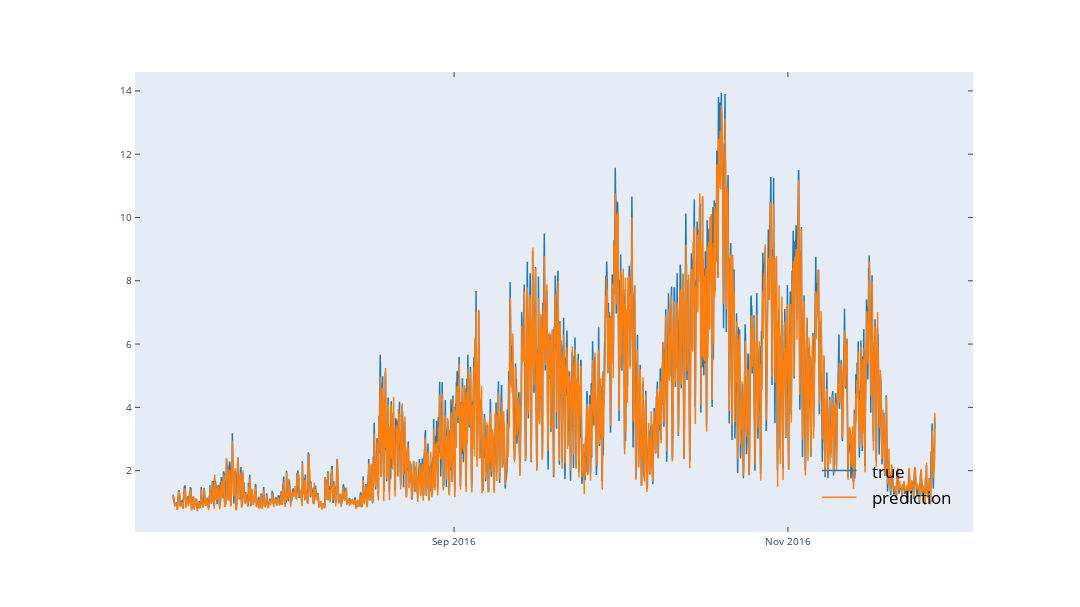

Source (notebook cell):
### Code cell
y_pred = model.predict(MLdb.test_x)
# y_pred = MLdb.naive_predictive().to_numpy()
horizon = 6
scale = 0.75
plot = plt.figure(figsize=(scale*1920/my_dpi, scale*1080/my_dpi))
plt.plot(MLdb.test_y.iloc[:,horizon-1],label = 'true')
plt.plot(MLdb.test_x.index,y_pred[:,horizon-1], label = 'prediction')
plt.legend(fontsize = 'xx-large',loc = 'lower right')
# plt.ylim(0,20)

plotly.tools.mpl_to_plotly(plot)

### Figure 1 — Plotly figure (JSON) as saved in the notebook; plotly's stock layout.template omitted (floating-point values rounded to 4 significant figures; data arrays with more than 128 entries replaced by an {"elided": "..."} marker saying what was removed)
{"data": [{"line": {"color": "rgba (31, 119, 180, 1)", "dash": "solid", "width": 1.5}, "mode": "lines", "name": "true", "type": "scatter", "x": {"elided": "20037 str values"}, "xaxis": "x", "y": {"elided": "20037 float values"}, "yaxis": "y"}, {"line": {"color": "rgba (255, 127, 14, 1)", "dash": "solid", "width": 1.5}, "mode": "lines", "name": "prediction", "type": "scatter", "x": {"elided": "20037 str values"}, "xaxis": "x", "y": {"elided": "20037 float values"}, "yaxis": "y"}], "layout": {"annotations": [{"align": "left", "font": {"color": "#000000", "size": 17.28}, "opacity": 1, "showarrow": false, "text": "true", "x": 0.8775, "xanchor": "left", "xref": "paper", "y": 0.1027, "yanchor": "bottom", "yref": "paper"}, {"align": "left", "font": {"color": "#000000", "size": 17.28}, "opacity": 1, "showarrow": false, "text": "prediction", "x": 0.8775, "xanchor": "left", "xref": "paper", "y": 0.04464, "yanchor": "bottom", "yref": "paper"}], "autosize": false, "height": 607, "hovermode": "closest", "margin": {"b": 75, "l": 135, "pad": 0, "r": 107, "t": 72}, "shapes": [{"line": {"color": "rgba (31, 119, 180, 1)", "dash": "solid", "width": 1.5}, "type": "line", "x0": 0.8197, "x1": 0.861, "xref": "paper", "y0": 0.1339, "y1": 0.1339, "yref": "paper"}, {"line": {"color": "rgba (255, 127, 14, 1)", "dash": "solid", "width": 1.5}, "type": "line", "x0": 0.8197, "x1": 0.861, "xref": "paper", "y0": 0.07581, "y1": 0.07581, "yref": "paper"}], "showlegend": false, "width": 1080, "xaxis": {"anchor": "y", "domain": [0, 1], "mirror": "ticks", "nticks": 5, "range": ["2016-07-04 16:15:30", "2016-12-04 19:54:30"], "showgrid": false, "showline": true, "side": "bottom", "tickfont": {"size": 10}, "ticks": "inside", "type": "date", "zeroline": false}, "yaxis": {"anchor": "x", "domain": [0, 1], "mirror": "ticks", "nticks": 9, "range": [0.06155, 14.6], "showgrid": false, "showline": true, "side": "left", "tickfont": {"size": 10}, "ticks": "inside", "type": "linear", "zeroline": false}}}
